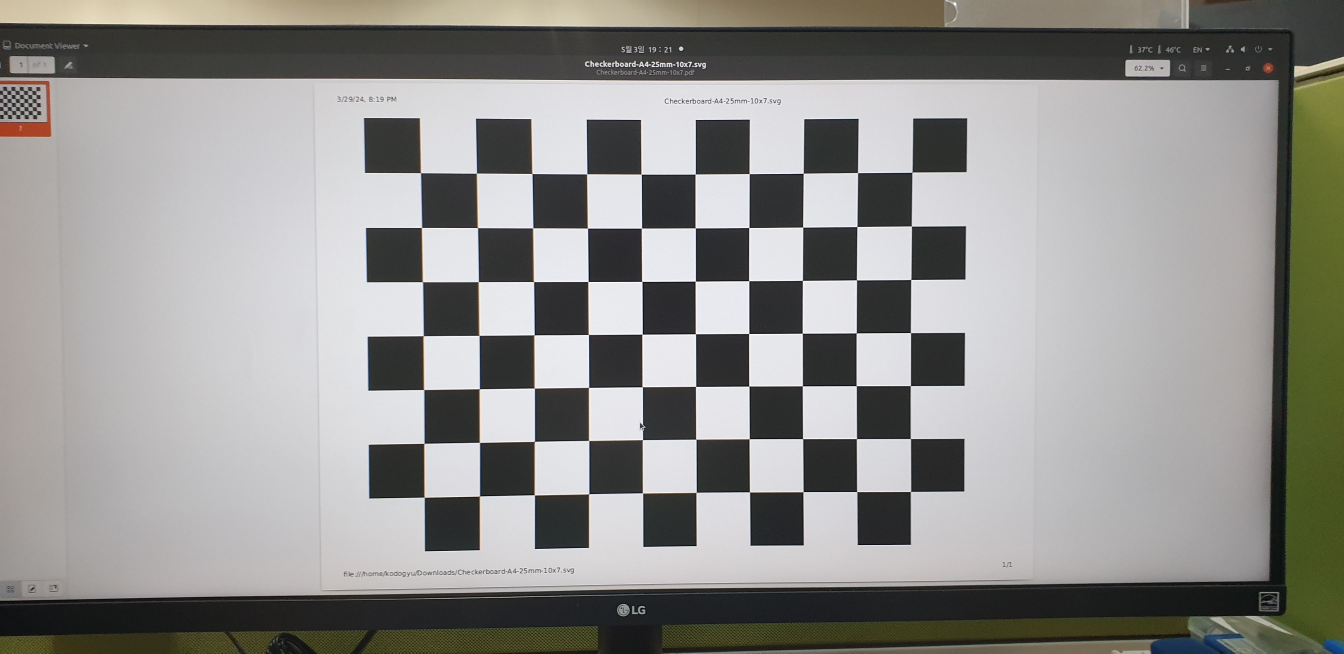
#> input picture python/images/checkerboard1.jpg, 4032 x 1960 px (shown at 1/3 size); its folder holds 5 pictures in this run
$ python opencv_camera_calibration.py
#> lines starting #> are read from the running program, lines starting #| are printed output that depends on the picture
import numpy as np
import cv2 as cv
import glob
from copy import deepcopy

# termination criteria
criteria = (cv.TERM_CRITERIA_EPS + cv.TERM_CRITERIA_MAX_ITER, 30, 0.001)

# prepare object points, like (0,0,0), (1,0,0), (2,0,0) ....,(6,5,0)
objp = np.zeros((10*7,3), np.float32)
objp[:,:2] = np.mgrid[0:10,0:7].T.reshape(-1,2)

# Arrays to store object points and image points from all the images.
objpoints = [] # 3d point in real world space
imgpoints = [] # 2d points in image plane.

images = glob.glob('images/checkerboard*.jpg')

for fname in images:
 img = cv.imread(fname)
#> img is the input picture: shape (1960, 4032, 3); mean B, G, R 141.3, 144.3, 145
 img = cv.resize(img, (img.shape[1] // 2, img.shape[0] // 2))
#> img: shape (980, 2016, 3)

 gray = cv.cvtColor(img, cv.COLOR_BGR2GRAY)
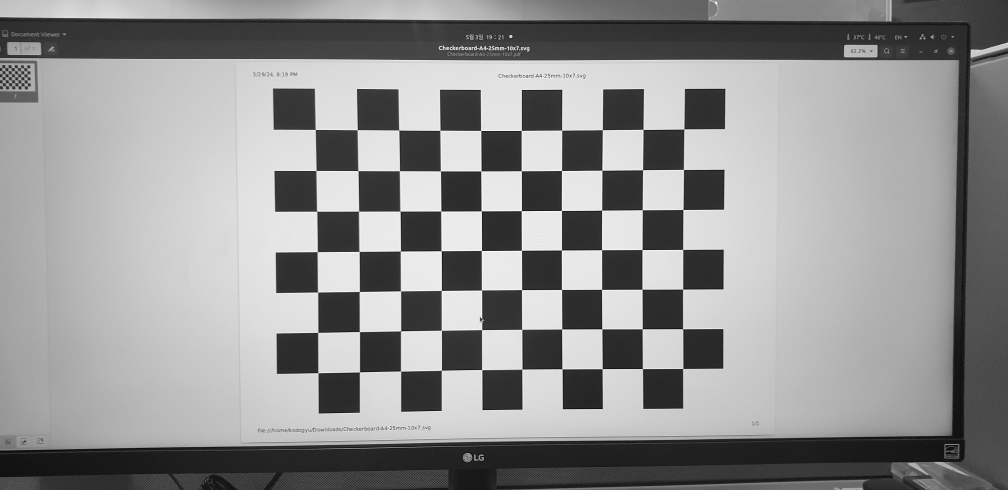
#> gray: shape (980, 2016) (shown at 1/2 size); min 2, max 255, mean 144.3

 # Find the chess board corners
 ret, corners = cv.findChessboardCorners(gray, (10,7), None)
#> ret = True; corners = 70 rows, first 8: [631.3, 259.5], [715, 259.7], [798.2, 260.6], [880.5, 261.1], [962, 261.5], [1042.9, 261.3], [1123.9, 260.7], [1205, 260.1]

 # If found, add object points, image points (after refining them)
 if ret == True:
    objpoints.append(objp)

    corners2 = cv.cornerSubPix(gray,corners, (11,11), (-1,-1), criteria)
#> corners2 = 70 rows, first 8: [631, 259.5], [714.9, 259.9], [798.1, 260.5], [880.4, 261.2], [962, 261.5], [1043, 261.4], [1123.9, 260.7], [1205.1, 260.1]
    imgpoints.append(corners2)
    # print(corners2)

    # Draw and display the corners
    cv.drawChessboardCorners(img, (10,7), corners2, ret)
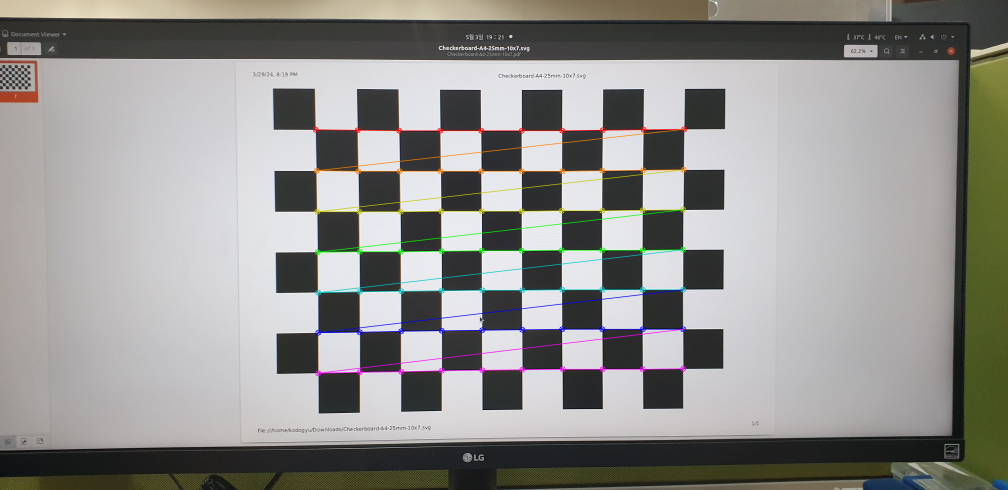
#> img: shape (980, 2016, 3) (shown at 1/2 size); mean B, G, R 141, 144.2, 145
    cv.imshow('img', img)
    cv.waitKey(0)

    cv.destroyAllWindows()
#> pass 2 of the loop `for fname in images:`:
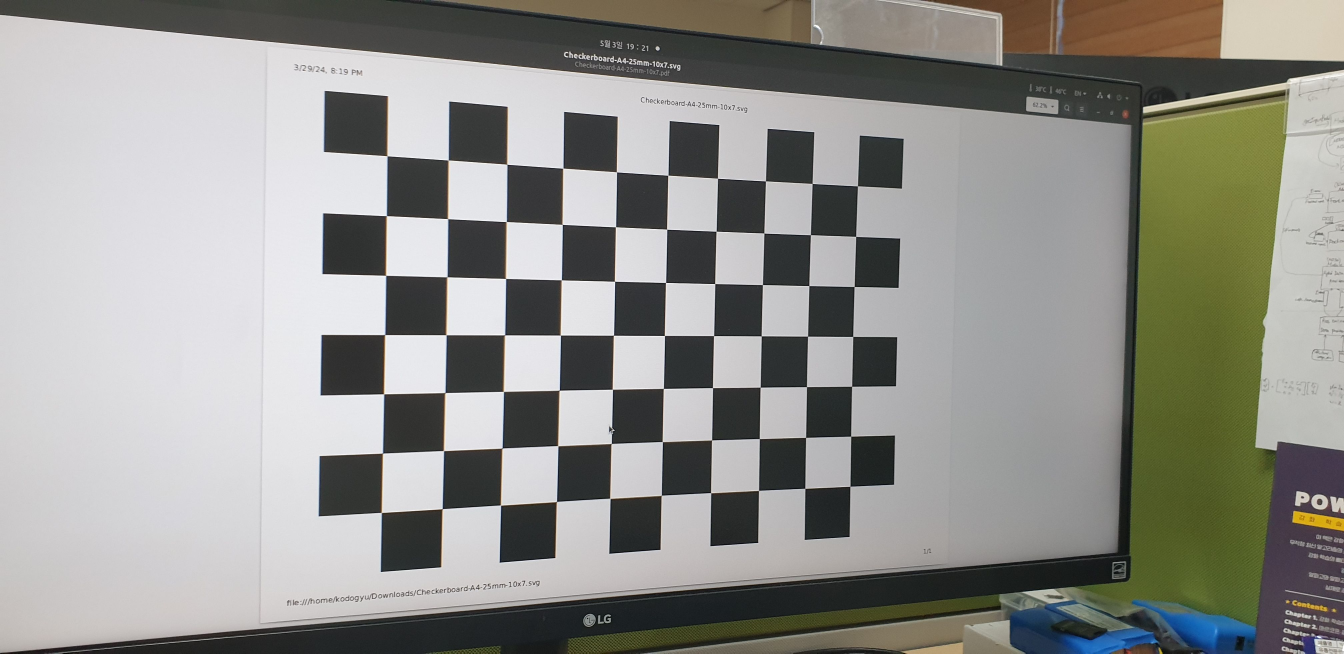
#> input picture python/images/checkerboard2.jpg, 4032 x 1960 px (shown at 1/3 size)
#> img is the input picture: shape (1960, 4032, 3); mean B, G, R 140.8, 146.1, 146.1
#> `gray = cv.cvtColor(img, cv.COLOR_BGR2GRAY)`:
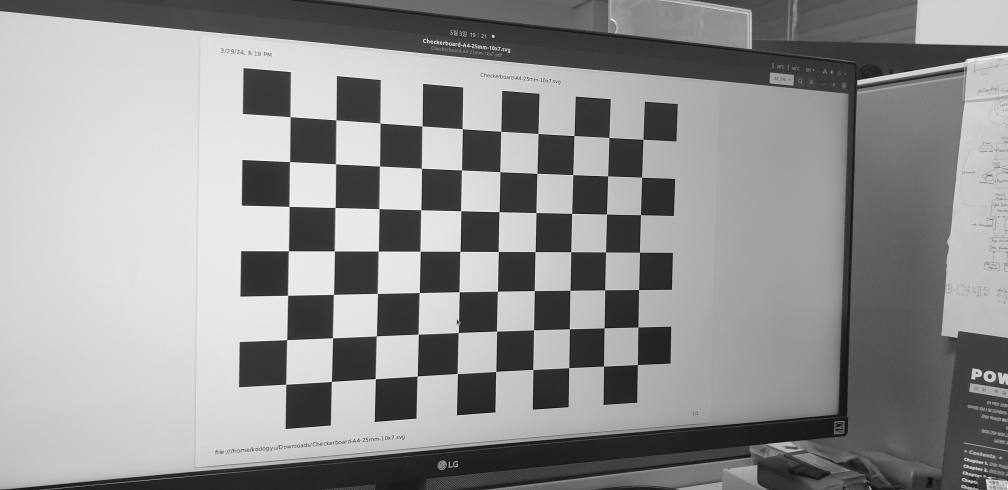
#> gray: shape (980, 2016) (shown at 1/2 size); min 1, max 255, mean 145.6
#> corners = 70 rows, first 8: [580.8, 234], [672.5, 240.4], [760.6, 246.6], [844.5, 252.5], [925.1, 258.1], [1002, 263], [1076.5, 267.5], [1148.4, 271.6]
#> corners2 = 70 rows, first 8: [580.7, 233.9], [672.5, 240.3], [760.5, 246.5], [844.5, 252.5], [925, 258], [1002.1, 263.1], [1076.5, 267.5], [1148.5, 271.6]
#> `cv.drawChessboardCorners(img, (10,7), corners2, ret)`:
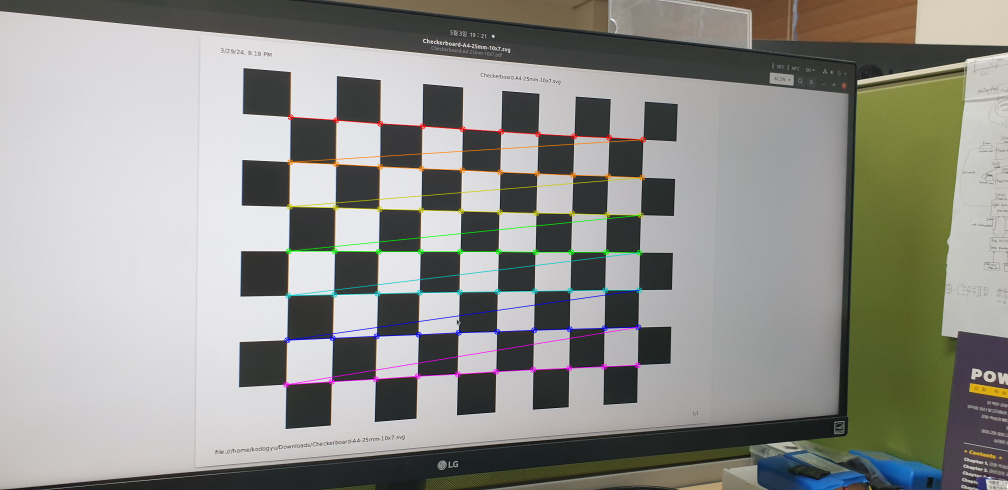
#> img: shape (980, 2016, 3) (shown at 1/2 size); mean B, G, R 140.7, 146, 146.1
#> pass 3 of the loop `for fname in images:`:
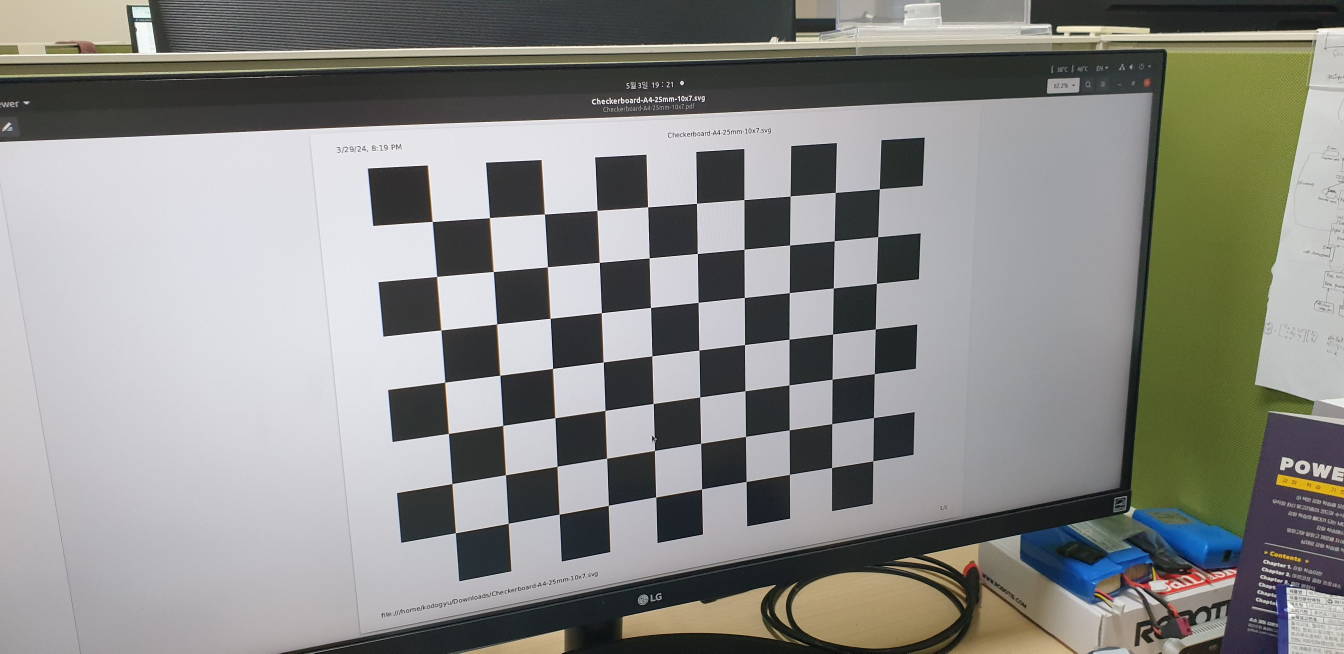
#> input picture python/images/checkerboard3.jpg, 4032 x 1960 px (shown at 1/3 size)
#> img is the input picture: shape (1960, 4032, 3); mean B, G, R 136, 139.6, 139.5
#> `gray = cv.cvtColor(img, cv.COLOR_BGR2GRAY)`:
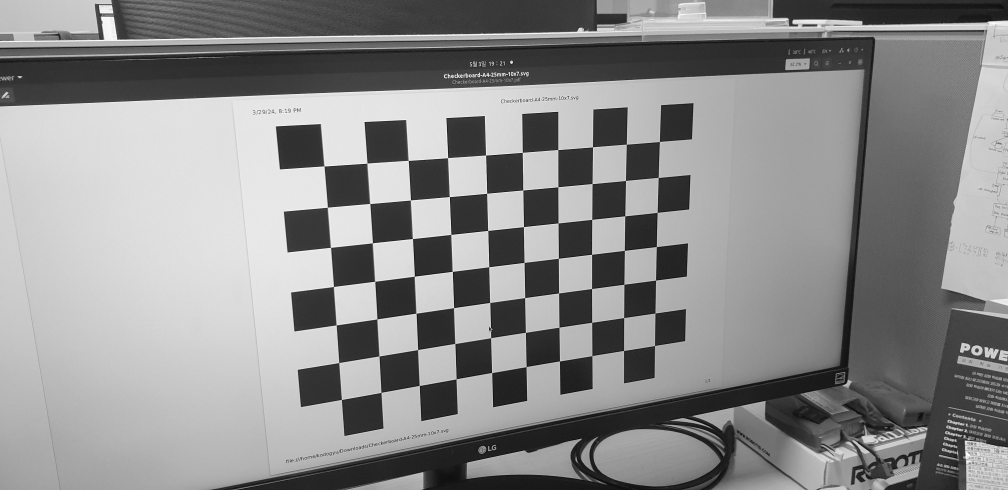
#> gray: shape (980, 2016) (shown at 1/2 size); min 2, max 255, mean 139.3
#> corners = 70 rows, first 8: [648.7, 332.5], [734.6, 326.5], [817.1, 321.4], [895.9, 315.7], [971.6, 310.5], [1044.9, 305.2], [1116.2, 299.7], [1185.4, 294.4]
#> corners2 = 70 rows, first 8: [648.5, 332.5], [734.5, 326.7], [816.9, 321.3], [895.8, 315.9], [971.6, 310.6], [1044.9, 305.2], [1116.3, 299.6], [1185.4, 294.2]
#> `cv.drawChessboardCorners(img, (10,7), corners2, ret)`:
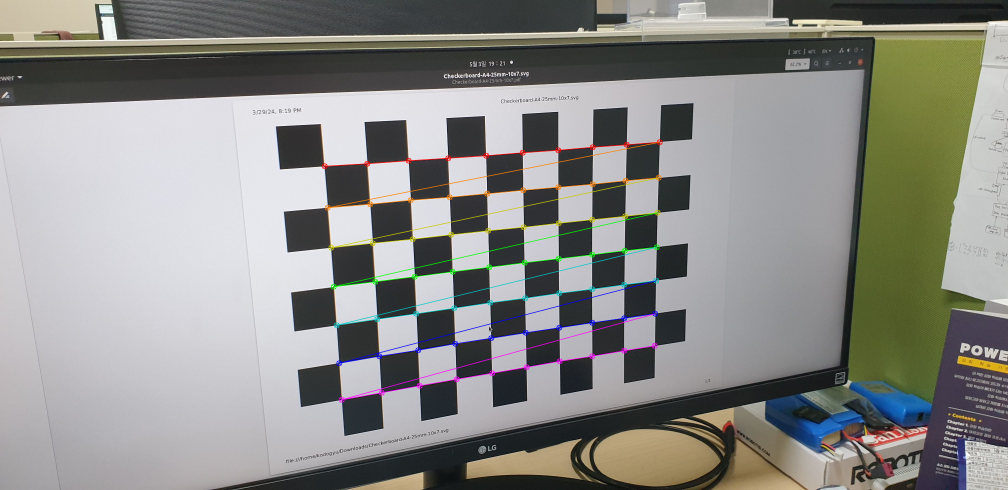
#> img: shape (980, 2016, 3) (shown at 1/2 size); mean B, G, R 135.9, 139.7, 139.6
#> the loop made 5 passes; the first 3 are shown

# Calibrate
ret, mtx, dist, rvecs, tvecs = cv.calibrateCamera(objpoints, imgpoints, gray.shape[::-1], None, None)
print("camera matrix:\n", mtx)
print("distortion coeff:\n", dist)


# Undistortion
img = cv.imread('images/checkerboard1.jpg')
img = cv.resize(img, (img.shape[1] // 2, img.shape[0] // 2))
h, w = img.shape[:2]
#> h = 980; w = 2016
newcameramtx, roi = cv.getOptimalNewCameraMatrix(mtx, dist, (w,h), 1, (w,h))
print("new camera matrix:\n", newcameramtx)

# undistort
dst = cv.undistort(img, mtx, dist, None, newcameramtx)

# crop the image
x, y, w, h = roi
dst = dst[y:y+h, x:x+w]
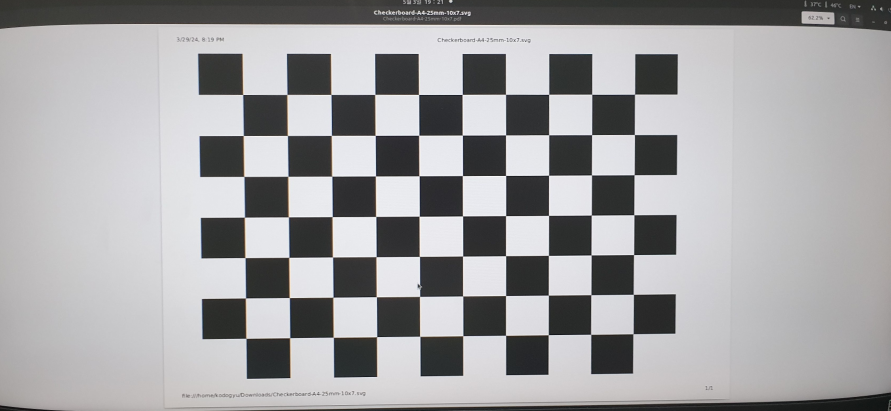
#> dst: shape (822, 1781, 3) (shown at 1/2 size); mean B, G, R 163.3, 161.7, 162.1
cv.imwrite('calibresult.png', dst)

# undistort
mapx, mapy = cv.initUndistortRectifyMap(mtx, dist, None, newcameramtx, (w,h), 5)
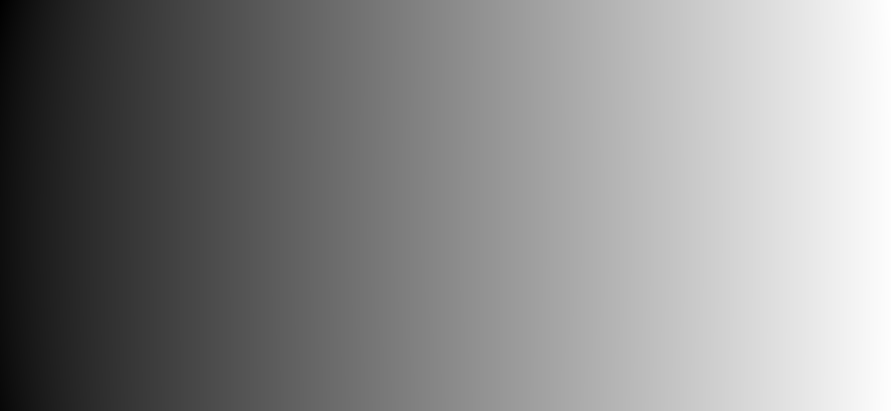
#> mapx: shape (822, 1781) float32 (shown at 1/2 size); min -94.57, max 1751.6, mean 893.2; drawn with min black and max white
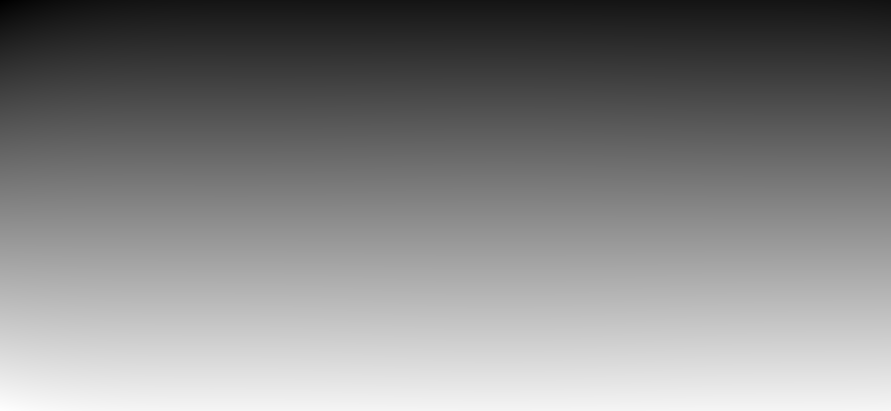
#> mapy: shape (822, 1781) float32 (shown at 1/2 size); min -75.55, max 856.9, mean 409.5; drawn with min black and max white
dst = cv.remap(img, mapx, mapy, cv.INTER_LINEAR)
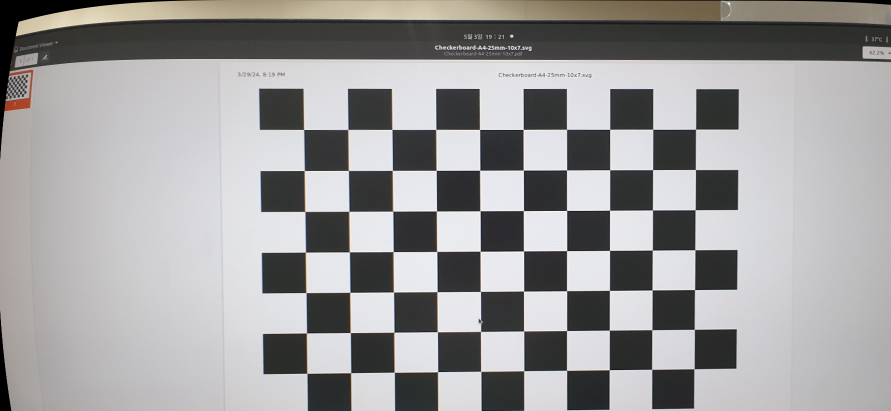
#> dst: shape (822, 1781, 3) (shown at 1/2 size); mean B, G, R 155.8, 155.6, 156.5

# reprojection error
mean_error = 0
for i in range(len(objpoints)):
 imgpoints2, _ = cv.projectPoints(objpoints[i], rvecs[i], tvecs[i], mtx, dist)
 error = cv.norm(imgpoints[i], imgpoints2, cv.NORM_L2)/len(imgpoints2)
 mean_error += error

print( "total error: {}".format(mean_error/len(objpoints)) )

# essential matrix, recover pose
print("imgpoints[0] length:", imgpoints[0].shape)
#| imgpoints[0] length: (70, 1, 2)
print("imgpoints[1] length:", imgpoints[1].shape)
#| imgpoints[1] length: (70, 1, 2)

essential_mat, mask = cv.findEssentialMat(imgpoints[0], imgpoints[1], mtx, method=cv.RANSAC, maxIters=500, threshold=1)
print("essential matrix:\n", essential_mat )
rec_ret, R, t, mask = cv.recoverPose(essential_mat, imgpoints[0].reshape(-1, 2), imgpoints[1].reshape(-1, 2), mtx)

recover_pose_rvec = cv.Rodrigues(R)
print("recover pose rvec:", recover_pose_rvec)
print("recover pose tvec:", t)
print("calibration rvec:", rvecs[0])
print("calibration tvec:", tvecs[0])

projected_points, _ = cv.projectPoints(objpoints[0], R, t, mtx, dist)
projected_points2, _ = cv.projectPoints(objpoints[0], rvecs[0], tvecs[0], mtx, dist)

result_img = deepcopy(img)
for pt in projected_points2:
  cv.circle(result_img, pt[0].astype(np.int16), 1, (0, 255, 0))
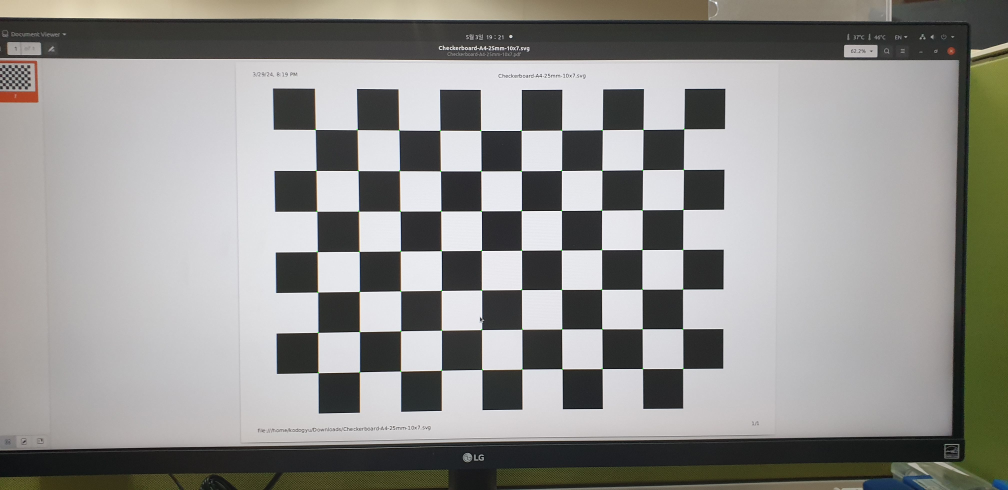
#> result_img: shape (980, 2016, 3) (shown at 1/2 size); mean B, G, R 141.4, 144.4, 145.1

cv.imshow("result image", result_img)
cv.waitKey(0)
cv.destroyAllWindows()
